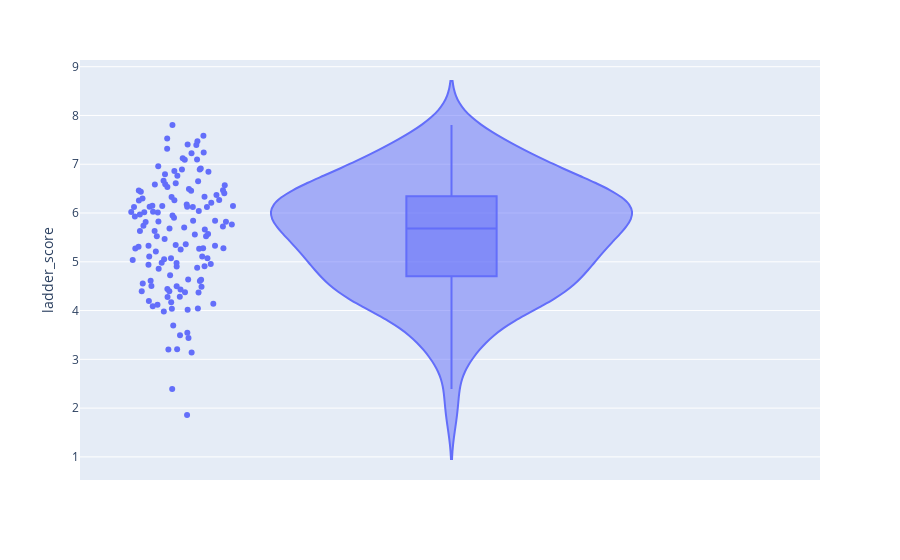

Here is the notebook cell this chart was saved with:
### Code cell
fig = px.violin(data, y="ladder_score", box=True, points="all", )
fig.show()

### Figure 1 — Plotly figure (JSON) as saved in the notebook; plotly's stock layout.template omitted (floating-point values rounded to 4 significant figures; data arrays with more than 128 entries replaced by an {"elided": "..."} marker saying what was removed)
{"data": [{"alignmentgroup": "True", "box": {"visible": true}, "hovertemplate": "ladder_score=%{y}<extra></extra>", "legendgroup": "", "marker": {"color": "#636efa"}, "name": "", "offsetgroup": "", "orientation": "v", "points": "all", "scalegroup": "True", "showlegend": false, "type": "violin", "x0": " ", "xaxis": "x", "y": {"elided": "137 float values"}, "y0": " ", "yaxis": "y"}], "layout": {"legend": {"tracegroupgap": 0}, "margin": {"t": 60}, "violinmode": "group", "xaxis": {"anchor": "y", "domain": [0, 1]}, "yaxis": {"anchor": "x", "domain": [0, 1], "title": {"text": "ladder_score"}}}}
